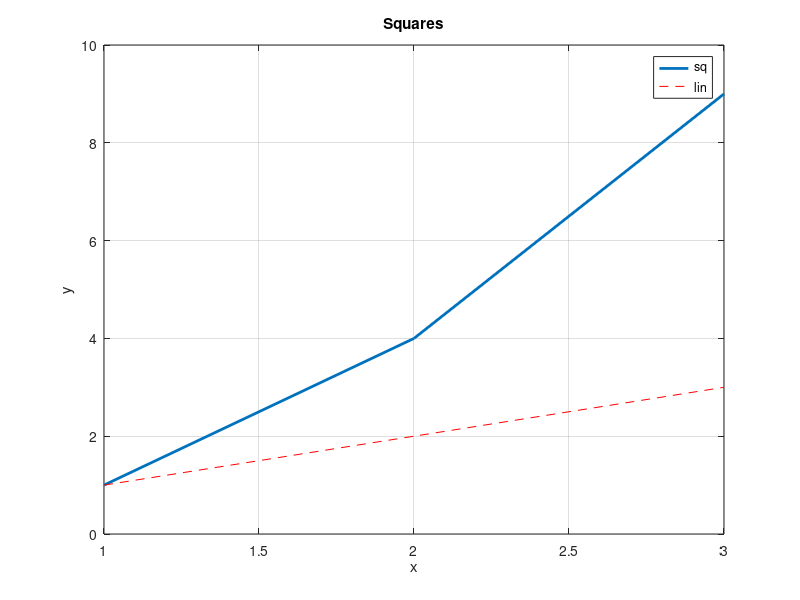
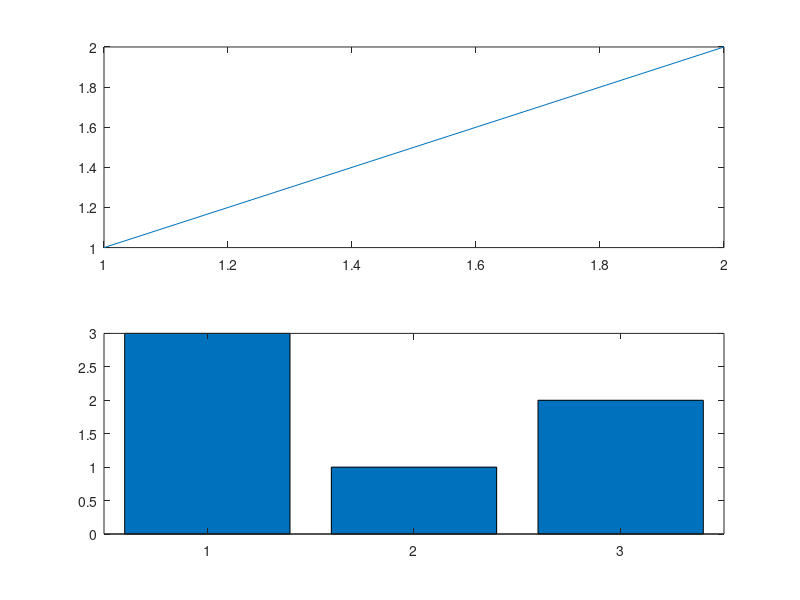

MATLAB code for these plots, in order: (Note: this script raises an error after producing the figures.)
% M7 C08 - graphics core: handles, get/set, hold, subplot, decorations, saveas
close all
f = figure;
n0 = get(f, 'Number');
p = plot(1:3, [1 4 9]);
hold on
p2 = plot(1:3, [1 2 3], 'r--');
hold off
ih = ishold;
title('Squares');
xlabel('x');
ylabel('y');
ax = gca;
t_ok = strcmp(get(get(ax, 'Title'), 'String'), 'Squares');
xl_ok = strcmp(get(get(ax, 'XLabel'), 'String'), 'x');
legend('sq', 'lin');
nl = numel(get(ax, 'Children'));
grid on
g_ok = strcmp(get(ax, 'XGrid'), 'on');
axis([0 4 0 10]);
xl = xlim;
yl = ylim;
xlim([1 3]);
xl2 = get(ax, 'XLim');
set(p, 'LineWidth', 2);
lw = get(p, 'LineWidth');
c = get(p2, 'Color');
ls_ok = strcmp(get(p2, 'LineStyle'), '--');
xd = get(p, 'XData');
f2 = figure;
n1 = get(f2, 'Number');
s1 = subplot(2, 1, 1);
plot(1:2);
s2 = subplot(2, 1, 2);
b = bar([3 1 2]);
by = get(b, 'YData');
na = numel(get(f2, 'Children'));
cf = isequal(gcf, f2);
figure(f);
cf2 = isequal(gcf, f);
fn = [tempname '.png'];
saveas(f, fn);
sv = exist(fn, 'file') == 2;
h = histogram([1 2 2 3 3 3], 'BinEdges', [0.5 1.5 2.5 3.5]);
hv = get(h, 'Values');
sc = scatter([1 2], [3 4]);
sx = get(sc, 'XData');
close(f2);
close all
nf = isempty(get(0, 'Children'));
